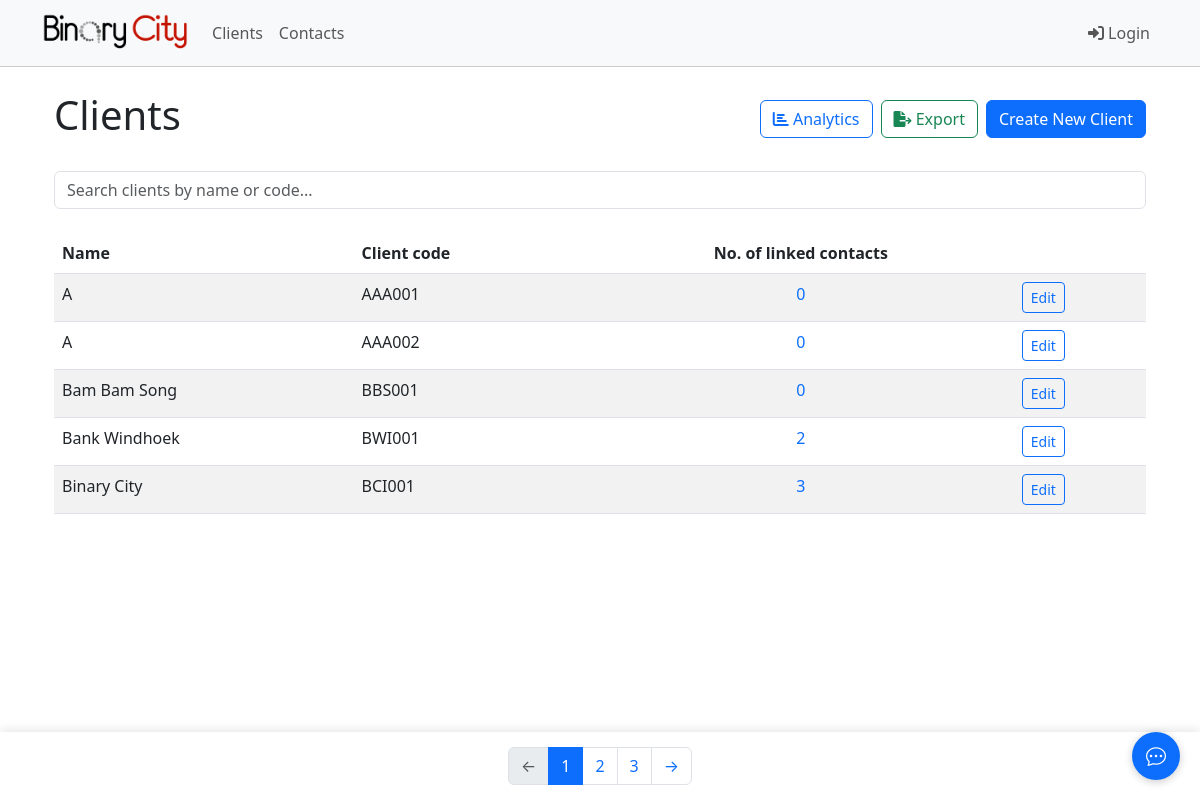
Before: /clients/ with the older database file.
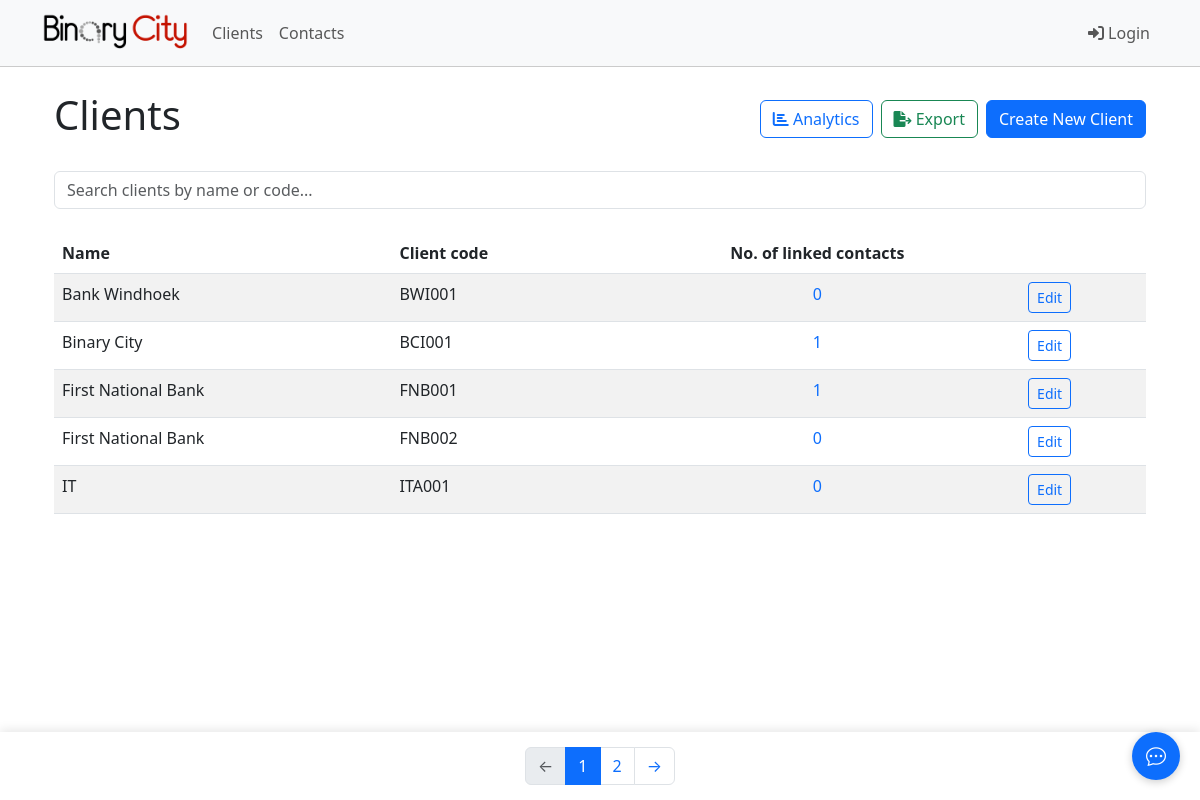
After: the same page with the newer database file.
### binarycity/models.py (models this page shows, shortened)
class Client(models.Model):
    name = models.CharField(max_length=255, db_index=True)
    client_code = models.CharField(max_length=6, unique=True, blank=True, db_index=True)
    contacts = models.ManyToManyField('Contact', related_name='clients', blank=True)
    created_at = models.DateTimeField(auto_now_add=True, db_index=True)
    updated_at = models.DateTimeField(auto_now=True)
    class Meta:
        ordering = ['name']
        indexes = [
            models.Index(fields=['name', 'client_code']),
            models.Index(fields=['created_at']),
        ]
    def get_contact_count(self):
        return self.contacts.count()

### binarycity/views.py (the view)
# urls.py: path('clients/', views.ClientListView.as_view(), name='client_list'),
class ClientListView(ListView):
    model = Client
    template_name = 'binarycity/client_list.html'
    context_object_name = 'clients'
    paginate_by = 5
    def get_context_data(self, **kwargs):
        context = super().get_context_data(**kwargs)
        context['no_clients'] = not self.get_queryset().exists()
        return context

### binarycity/templates/binarycity/client_list.html (shortened to what the changed rows need)
{% extends 'base.html' %}
{% block content %}
<div class="container">
    <div class="d-flex justify-content-between align-items-center mb-4">
        <h1>Clients</h1>
    </div>
    {% if no_clients %}
        <div class="alert alert-info">
            No client(s) found.
        </div>
    {% else %}
        <div class="table-responsive">
            <table class="table table-striped">
                <thead>
                    <tr>
                        <th class="text-start">Name</th>
                        <th class="text-start">Client code</th>
                        <th class="text-center">No. of linked contacts</th>
                        <th></th>
                    </tr>
                </thead>
                <tbody>
                    {% for client in clients %}
                        <tr class="client-row">
                            <td class="text-start client-name">{{ client.name }}</td>
                            <td class="text-start client-code">{{ client.client_code }}</td>
                            <td class="text-center">
                                <a href="#" class="linked-contacts-count text-primary text-decoration-none" data-client-id="{{ client.id }}">
                                    {{ client.get_contact_count }}
                                </a>
                            </td>
                            <td class="text-start">
                                <a href="{% url 'client_update' pk=client.pk %}" class="btn btn-sm btn-outline-primary">Edit</a>
                            </td>
                        </tr>
                    {% endfor %}
                </tbody>
            </table>
        </div>
        {% if is_paginated %}
            <div class="pagination-container">
                <nav aria-label="Page navigation">
                    <ul class="pagination justify-content-center mb-0">
                        {% for num in page_obj.paginator.page_range %}
                            {% if page_obj.number == num %}
                                <li class="page-item active">
                                    <span class="page-link">{{ num }}</span>
                                </li>
                            {% elif num > page_obj.number|add:'-3' and num < page_obj.number|add:'3' %}
                                <li class="page-item">
                                    <a class="page-link" href="?page={{ num }}">{{ num }}</a>
                                </li>
                            {% endif %}
                        {% endfor %}
                    </ul>
                </nav>
            </div>
        {% endif %}
    {% endif %}
</div>
{% endblock %}

Changed rows visible on the page:
removed Client: name "A", client_code "AAA001", get_contact_count "0"
removed Client: name "A", client_code "AAA002", get_contact_count "0"
removed Client: name "Bam Bam Song", client_code "BBS001", get_contact_count "0"
computed for Client "Bank Windhoek": get_contact_count "2" → "0"
computed for Client "Binary City": get_contact_count "3" → "1"
now on this page (row unchanged): Client: name "First National Bank", client_code "FNB001", get_contact_count "1"
now on this page (row unchanged): Client: name "First National Bank", client_code "FNB002", get_contact_count "0"
now on this page (row unchanged): Client: name "IT", client_code "ITA001", get_contact_count "0"
Other visible differences:
list line gone: "3"
